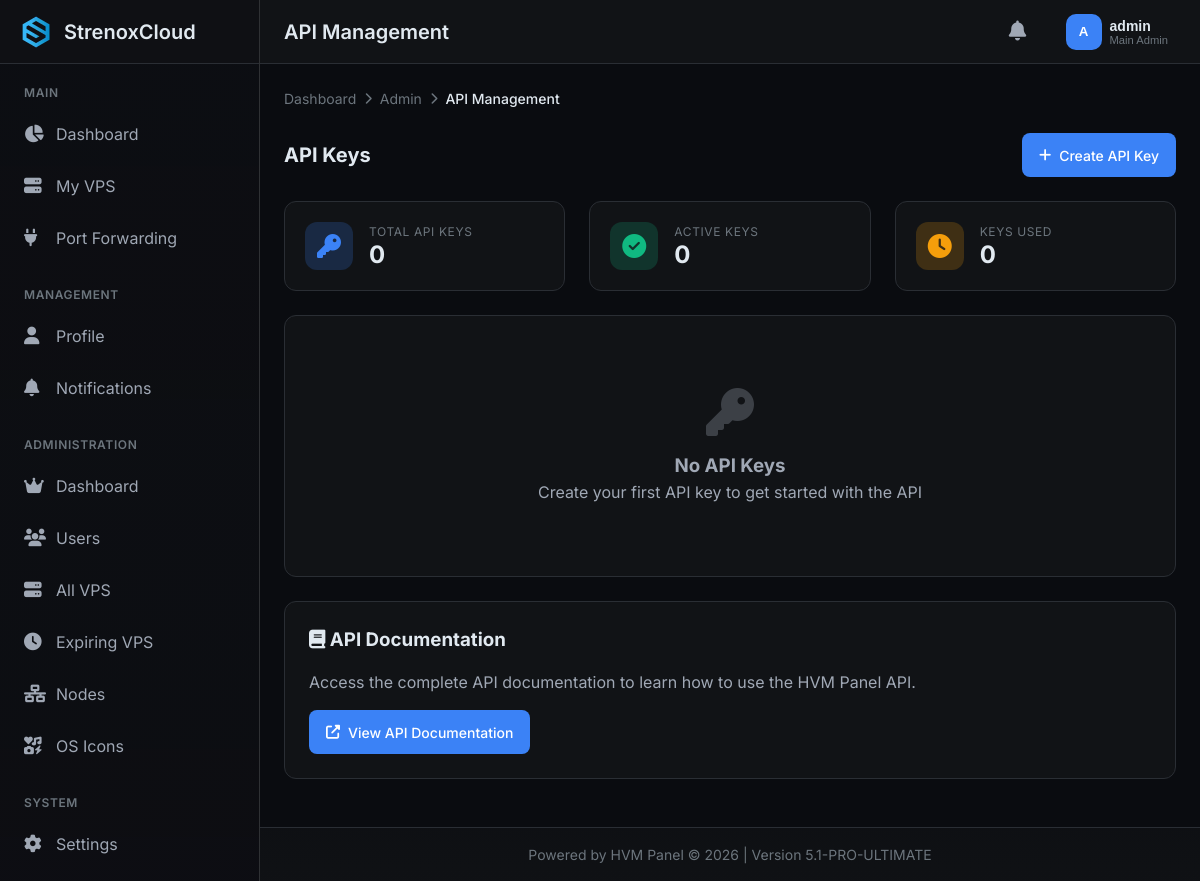
/admin/api (signed in), run on the app's committed database.
### tables this page shows
CREATE TABLE settings (
            key TEXT PRIMARY KEY,
            value TEXT NOT NULL,
            description TEXT,
            updated_at TEXT NOT NULL
        );

CREATE TABLE users (
            id INTEGER PRIMARY KEY AUTOINCREMENT,
            username TEXT UNIQUE NOT NULL,
            email TEXT UNIQUE NOT NULL,
            password_hash TEXT NOT NULL,
            is_admin INTEGER DEFAULT 0,
            is_main_admin INTEGER DEFAULT 0,
            created_at TEXT NOT NULL,
            last_login TEXT,
            last_active TEXT,
            api_key TEXT UNIQUE,
            profile_picture TEXT,
            preferences TEXT DEFAULT '{}',
            two_factor_secret TEXT,
            two_factor_enabled INTEGER DEFAULT 0,
            theme TEXT DEFAULT 'default',
            language TEXT DEFAULT 'en'
        , discord_id TEXT, discord_username TEXT, discord_avatar TEXT, discord_email TEXT);

### hvm.py (the view)
@app.route('/admin/api')
@login_required
@admin_required
def admin_api():
    with get_db() as conn:
        cur = conn.cursor()
        if current_user.is_main_admin:
            cur.execute('''SELECT ak.*, u.username, u.email
                          FROM api_keys ak
                          JOIN users u ON ak.user_id = u.id
                          ORDER BY ak.created_at DESC''')
        else:
            cur.execute('''SELECT ak.*, u.username, u.email
                          FROM api_keys ak
                          JOIN users u ON ak.user_id = u.id
                          WHERE ak.user_id = ?
                          ORDER BY ak.created_at DESC''', (current_user.id,))
        api_keys = [dict(row) for row in cur.fetchall()]
        users = []
        if current_user.is_admin:
            cur.execute('SELECT id, username, email FROM users ORDER BY username')
            users = [dict(row) for row in cur.fetchall()]
    return render_template('admin/api.html',
                         panel_name=get_setting('site_name', 'HVM PANEL'),
                         api_keys=api_keys,
                         users=users)

### templates/admin/api.html (shortened to what this page needs)
{% extends "base.html" %}
{% block header_title %}API Management{% endblock %}
{% block breadcrumbs %}
<div class="breadcrumb">
    <a href="{{ url_for('dashboard') }}" class="breadcrumb-item">Dashboard</a>
    <span class="breadcrumb-separator"><i class="fas fa-chevron-right"></i></span>
    <a href="{{ url_for('admin_dashboard') }}" class="breadcrumb-item">Admin</a>
    <span class="breadcrumb-separator"><i class="fas fa-chevron-right"></i></span>
    <span class="breadcrumb-item active">API Management</span>
</div>
{% endblock %}
{% block content %}
<div style="display: flex; justify-content: space-between; align-items: center; margin-bottom: 1.5rem; flex-wrap: wrap; gap: 1rem;">
    <h2 style="font-size: 1.25rem; margin: 0;">API Keys</h2>
    <button class="btn btn-primary" onclick="showCreateModal()">
        <i class="fas fa-plus"></i> Create API Key
    </button>
</div>
<div class="grid grid-3" style="margin-bottom: 1.5rem;">
    <div class="stat-card">
        <div class="stat-icon primary">
            <i class="fas fa-key"></i>
        </div>
        <div class="stat-content">
            <div class="stat-label">Total API Keys</div>
            <div class="stat-value">{{ api_keys|length }}</div>
        </div>
    </div>
    <div class="stat-card">
        <div class="stat-icon success">
            <i class="fas fa-check-circle"></i>
        </div>
        <div class="stat-content">
            <div class="stat-label">Active Keys</div>
            <div class="stat-value">{{ api_keys|selectattr('is_active', 'equalto', 1)|list|length }}</div>
        </div>
    </div>
    <div class="stat-card">
        <div class="stat-icon warning">
            <i class="fas fa-clock"></i>
        </div>
        <div class="stat-content">
            <div class="stat-label">Keys Used</div>
            <div class="stat-value">{{ api_keys|selectattr('last_used_at')|list|length }}</div>
        </div>
    </div>
</div>
<div class="card">
    {% if api_keys %}
    <div class="table-responsive">
        <table class="table">
            <thead>
                <tr>
                    <th>Name</th>
                    <th>User</th>
                    <th>Key</th>
                    <th>Status</th>
                    <th>Created</th>
                    <th>Last Used</th>
                    <th>Actions</th>
                </tr>
            </thead>
            <tbody>
                {% for key in api_keys %}
                <tr>
                    <td><strong>{{ key.name }}</strong></td>
                    <td>{{ key.username }}</td>
                    <td>
                        <code style="background: var(--bg-secondary); padding: 0.25rem 0.5rem; border-radius: 4px; font-size: 0.85rem;">
                            {{ key.key[:20] }}...
                        </code>
                        <button class="btn btn-sm btn-outline" onclick="copyKey('{{ key.key }}')" title="Copy" style="margin-left: 0.5rem;">
                            <i class="fas fa-copy"></i>
                        </button>
                    </td>
                    <td>
                        {% if key.is_active %}
                        <span class="badge badge-success">Active</span>
                        {% else %}
                        <span class="badge badge-danger">Inactive</span>
                        {% endif %}
                    </td>
                    <td>{{ key.created_at|relative_time }}</td>
                    <td>{{ key.last_used_at|relative_time if key.last_used_at else 'Never' }}</td>
                    <td>
                        <div style="display: flex; gap: 0.5rem;">
                            {% if key.is_active %}
                            <button class="btn btn-sm btn-warning" onclick="toggleKey({{ key.id }}, 0)" title="Deactivate">
                                <i class="fas fa-ban"></i>
                            </button>
                            {% else %}
                            <button class="btn btn-sm btn-success" onclick="toggleKey({{ key.id }}, 1)" title="Activate">
                                <i class="fas fa-check"></i>
                            </button>
                            {% endif %}
                            <button class="btn btn-sm btn-danger" onclick="deleteKey({{ key.id }})" title="Delete">
                                <i class="fas fa-trash"></i>
                            </button>
                        </div>
                    </td>
                </tr>
                {% endfor %}
            </tbody>
        </table>
    </div>
    {% else %}
    <div style="text-align: center; padding: 3rem; color: var(--text-secondary);">
        <i class="fas fa-key" style="font-size: 3rem; margin-bottom: 1rem; opacity: 0.3;"></i>
        <h3>No API Keys</h3>
        <p>Create your first API key to get started with the API</p>
    </div>
    {% endif %}
</div>
<div class="card" style="margin-top: 1.5rem;">
    <h3 style="margin-bottom: 1rem;"><i class="fas fa-book"></i> API Documentation</h3>
    <p style="color: var(--text-secondary); margin-bottom: 1rem;">
        Access the complete API documentation to learn how to use the HVM Panel API.
    </p>
    <a href="/api/v1/docs" target="_blank" class="btn btn-primary">
        <i class="fas fa-external-link-alt"></i> View API Documentation
    </a>
</div>
{% endblock %}

### templates/base.html (shortened to what this page needs)
<!DOCTYPE html>
<html lang="en" data-theme="dark">
<head>
    <link rel="stylesheet" href="https://cdnjs.cloudflare.com/ajax/libs/font-awesome/6.4.0/css/all.min.css">
</head>
<body>
    <div class="app-wrapper">
        <aside class="sidebar" id="sidebar">
            <div class="sidebar-header">
                <a href="{{ url_for('dashboard') if current_user.is_authenticated else url_for('index') }}" class="logo">
                    <img src="{{ get_setting('header_icon', '/static/img/logo.png') }}" alt="{{ panel_name }}">
                    <span>{{ panel_name }}</span>
                </a>
            </div>
            {% if current_user.is_authenticated %}
            <nav class="sidebar-nav">
                <div class="nav-section">
                    <div class="nav-section-title">Main</div>
                    <a href="{{ url_for('dashboard') }}" class="nav-item {% if request.endpoint == 'dashboard' %}active{% endif %}">
                        <i class="fas fa-chart-pie"></i>
                        <span>Dashboard</span>
                    </a>
                    <a href="{{ url_for('vps_list') }}" class="nav-item {% if request.endpoint in ['vps_list', 'vps_detail', 'vps_console'] %}active{% endif %}">
                        <i class="fas fa-server"></i>
                        <span>My VPS</span>
                    </a>
                    <a href="{{ url_for('ports_list') }}" class="nav-item {% if request.endpoint == 'ports_list' %}active{% endif %}">
                        <i class="fas fa-plug"></i>
                        <span>Port Forwarding</span>
                    </a>
                </div>
                <div class="nav-section">
                    <div class="nav-section-title">Management</div>
                    <a href="{{ url_for('profile') }}" class="nav-item {% if request.endpoint == 'profile' %}active{% endif %}">
                        <i class="fas fa-user"></i>
                        <span>Profile</span>
                    </a>
                    <a href="{{ url_for('notifications') }}" class="nav-item {% if request.endpoint == 'notifications' %}active{% endif %}">
                        <i class="fas fa-bell"></i>
                        <span>Notifications</span>
                    </a>
                </div>
                {% if current_user.is_admin %}
                <div class="nav-section">
                    <div class="nav-section-title">Administration</div>
                    <a href="{{ url_for('admin_dashboard') }}" class="nav-item {% if request.endpoint == 'admin_dashboard' %}active{% endif %}">
                        <i class="fas fa-crown"></i>
                        <span>Dashboard</span>
                    </a>
                    <a href="{{ url_for('admin_users') }}" class="nav-item {% if request.endpoint and 'user' in request.endpoint %}active{% endif %}">
                        <i class="fas fa-users"></i>
                        <span>Users</span>
                    </a>
                    <a href="{{ url_for('admin_vps') }}" class="nav-item {% if request.endpoint == 'admin_vps' %}active{% endif %}">
                        <i class="fas fa-server"></i>
                        <span>All VPS</span>
                    </a>
                    <a href="{{ url_for('admin_vps_expiring') }}?days=30" class="nav-item {% if request.endpoint == 'admin_vps_expiring' %}active{% endif %}">
                        <i class="fas fa-clock"></i>
                        <span>Expiring VPS</span>
                    </a>
                    <a href="{{ url_for('admin_nodes') }}" class="nav-item {% if request.endpoint and 'node' in request.endpoint %}active{% endif %}">
                        <i class="fas fa-network-wired"></i>
                        <span>Nodes</span>
                    </a>
                    <a href="{{ url_for('os_icons') }}" class="nav-item {% if request.endpoint == 'os_icons' %}active{% endif %}">
                        <i class="fas fa-icons"></i>
                        <span>OS Icons</span>
                    </a>
                </div>
                <div class="nav-section">
                    <div class="nav-section-title">System</div>
                    <a href="{{ url_for('admin_settings') }}" class="nav-item {% if request.endpoint == 'admin_settings' %}active{% endif %}">
                        <i class="fas fa-cog"></i>
                        <span>Settings</span>
                    </a>
                    <a href="{{ url_for('admin_system_info') }}" class="nav-item {% if request.endpoint == 'admin_system_info' %}active{% endif %}">
                    </a>
                </div>
                {% endif %}
            </nav>
            {% endif %}
        </aside>
        <main class="main-content" id="mainContent">
            <header class="header">
                <div class="header-left">
                    <h1 class="header-title">{% block header_title %}{{ panel_name }}{% endblock %}</h1>
                </div>
                <div class="header-right">
                    {% if current_user.is_authenticated %}
                    <div class="notifications-dropdown">
                        <button class="notifications-btn" id="notificationsBtn">
                            <i class="fas fa-bell"></i>
                        </button>
                    </div>
                    <div class="user-menu">
                        <button class="user-btn" id="userMenuBtn">
                            <div class="user-avatar">
                                {% if current_user.profile_picture %}
                                <img src="{{ current_user.profile_picture }}" alt="{{ current_user.username }}">
                                {% else %}
                                <span>{{ current_user.username[:1].upper() }}</span>
                                {% endif %}
                            </div>
                            <div class="user-info">
                                <div class="user-name">{{ current_user.username }}</div>
                                <div class="user-role">
                                    {% if current_user.is_main_admin %}
                                    Main Admin
                                    {% elif current_user.is_admin %}
                                    Admin
                                    {% else %}
                                    User
                                    {% endif %}
                                </div>
                            </div>
                        </button>
                    </div>
                    {% endif %}
                </div>
            </header>
            <div class="content">
                {% block breadcrumbs %}{% endblock %}
                {% block content %}{% endblock %}
            </div>
            <footer class="footer">
                {{ get_setting('footer_text', 'Powered by HVM Panel') }} &copy; {{ now().year }} | Version {{ PANEL_VERSION }}
            </footer>
        </main>
    </div>
</body>
</html>

### data on the page
settings: value (picture)
settings: value "StrenoxCloud"
users: username "A", username "admin"
settings: value "Powered by HVM Panel"

### other printed values
{{ api_keys|length }} "0"
{{ api_keys|selectattr('is_active', 'equalto', 1)|list|length }} "0"
{{ api_keys|selectattr('last_used_at')|list|length }} "0"
{{ PANEL_VERSION }} "5.1-PRO-ULTIMATE"
